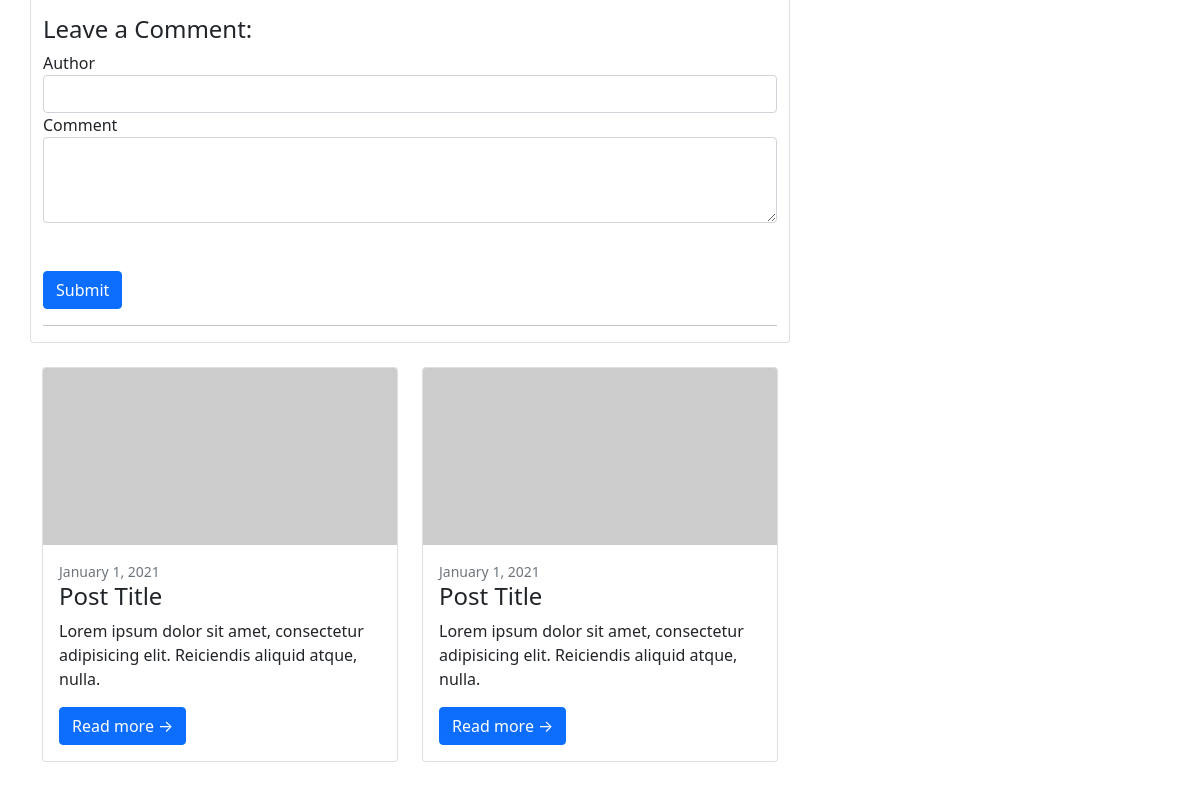
/photo.php?id=6 (middle part), run on an earlier commit of the app's database.
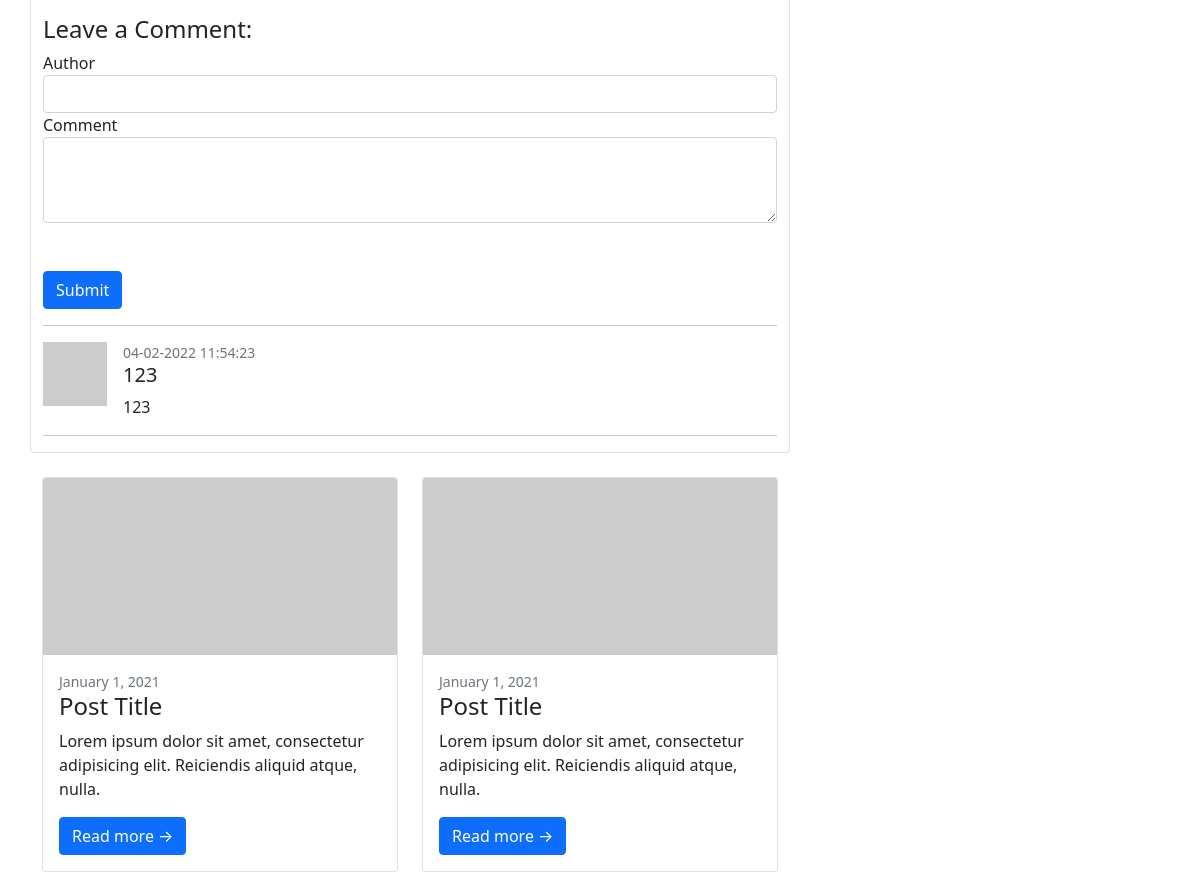
And on a later commit of the database.
### tables this page shows
CREATE TABLE `comments` (
  `id` int(11) NOT NULL,
  `photo_id` int(11) NOT NULL,
  `author` varchar(255) NOT NULL,
  `body` text NOT NULL,
  `date` datetime NOT NULL
);

### admin/includes/database.php (called while the page is built, shortened)
<?php
class Database
{
   public $connection;
   public function open_db_connection()
   {
      $this->connection = new mysqli(DB_HOST, DB_USER, DB_PASS, DB_NAME);
   }
   public function query($sql)
   {
      $result = $this->connection->query($sql);
      return $result;
   }
   public function escape_string($string)
   {
      return $this->connection->real_escape_string($string);
   }
}
$database = new Database();

### admin/includes/db_object.php (called while the page is built, shortened)
<?php
class Db_object
{
   public static function find_by_id($id)
   {
      $the_result_array = static::find_by_query("SELECT * FROM " . static::$db_table . " WHERE id = $id LIMIT 1");
      return !empty($the_result_array) ? array_shift($the_result_array) : false;
   }
   public static function find_by_query($sql)
   {
      global $database;
      $result_set = $database->query($sql);
      $the_object_array = array();
      while ($row = mysqli_fetch_array($result_set)) {
         $the_object_array[] = static::instantiation($row);
      }
      return $the_object_array;
   }
   public static function instantiation($the_record)
   {
      $the_object = new $calling_class;
      foreach ($the_record as $property => $value) {
         if ($the_object->has_the_property($property)) {
            $the_object->$property = $value;
         }
      }
      return $the_object;
   }
   private function has_the_property($property)
   {
      $object_properties = get_object_vars($this);
      return array_key_exists($property, $object_properties);
   }
}

### admin/includes/comment.php (called while the page is built, shortened)
<?php
class Comment extends Db_object
{
   protected static $db_table = "comments";
   public static function find_the_comments($photo_id = 0)
   {
      global $database;
      $sql = "SELECT * FROM " . self::$db_table . " WHERE photo_id =" . $database->escape_string($photo_id) . " ORDER BY photo_id ASC";
      return self::find_by_query($sql);
   }
}

### photo.php (the view, shortened to what this page needs)
<?php
$photo = Photo::find_by_id($_GET['id']);
$comments = Comment::find_the_comments($photo->id);
?>
<!DOCTYPE html>
<html lang="en">
<head>
   <link href="css/styles.css" rel="stylesheet" />
</head>
<body>
   <div class="container">
      <div class="row">
         <div class="col-lg-8">
            <div class="row">
               <div class="card mb-4">
                  <div class="card-body">
                  </div>
                  <div class="well">
                     <h4>Leave a Comment:</h4>
                     <form role="form" method="POST">
                        <div class="form-group">
                           <label for="author">Author</label>
                           <input type="text" name="author" class="form-control">
                        </div>
                        <div class="form-group">
                           <label for="body">Comment</label>
                           <textarea class="form-control" name="body" rows="3"></textarea>
                        </div>
                        <button type="submit" name="submit" class="btn btn-primary mt-5">Submit</button>
                     </form>
                  </div>
                  <hr>
                  <?php foreach ($comments as $comment) : ?>
                     <div class="media d-flex">
                        <img class="align-self-start me-3" src="http://placehold.it/64x64" alt="">
                        <div class="media-body">
                           <div class="small text-muted"><?php echo date('d-m-Y H:i:s', strtotime($comment->date)); ?></div>
                           <h5 class="mt-0"><?php echo $comment->author; ?></h5>
                           <?php echo $comment->body; ?>
                        </div>
                     </div>
                     <hr>
                  <?php endforeach; ?>
               </div>
            </div>
            <div class="row">
               <div class="col-lg-6">
                  <div class="card mb-4">
                     <a href="#!"><img class="card-img-top" src="https://dummyimage.com/700x350/dee2e6/6c757d.jpg" alt="..." /></a>
                     <div class="card-body">
                        <div class="small text-muted">January 1, 2021</div>
                        <h2 class="card-title h4">Post Title</h2>
                        <p class="card-text">Lorem ipsum dolor sit amet, consectetur adipisicing elit. Reiciendis aliquid atque, nulla.</p>
                        <a class="btn btn-primary" href="#!">Read more →</a>
                     </div>
                  </div>
               </div>
               <div class="col-lg-6">
                  <div class="card mb-4">
                     <a href="#!"><img class="card-img-top" src="https://dummyimage.com/700x350/dee2e6/6c757d.jpg" alt="..." /></a>
                     <div class="card-body">
                        <div class="small text-muted">January 1, 2021</div>
                        <h2 class="card-title h4">Post Title</h2>
                        <p class="card-text">Lorem ipsum dolor sit amet, consectetur adipisicing elit. Reiciendis aliquid atque, nulla.</p>
                        <a class="btn btn-primary" href="#!">Read more →</a>
                     </div>
                  </div>
               </div>
            </div>
         </div>
         <div class="col-lg-4">
         </div>
      </div>
   </div>
</body>
</html>

What changed in the data, as far as the page shows it:
added comments: date "04-02-2022 11:54:23", author "123", body "123"
